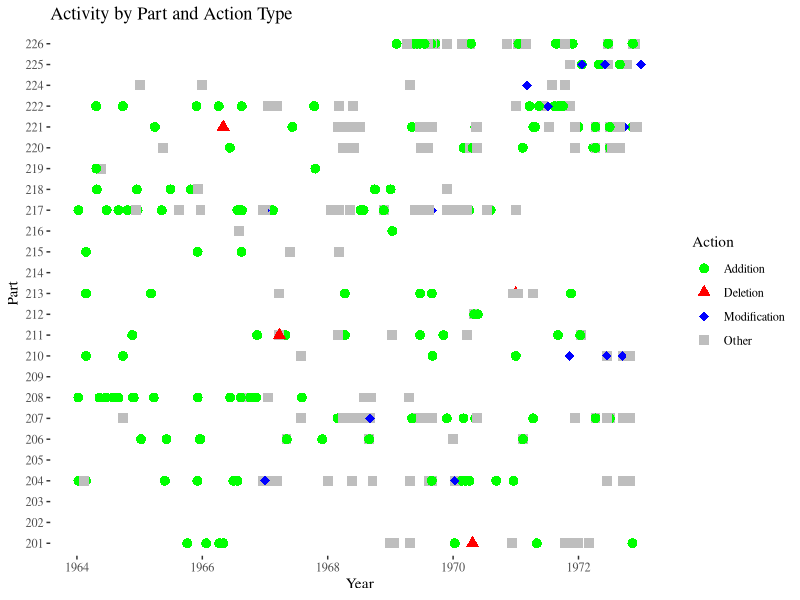
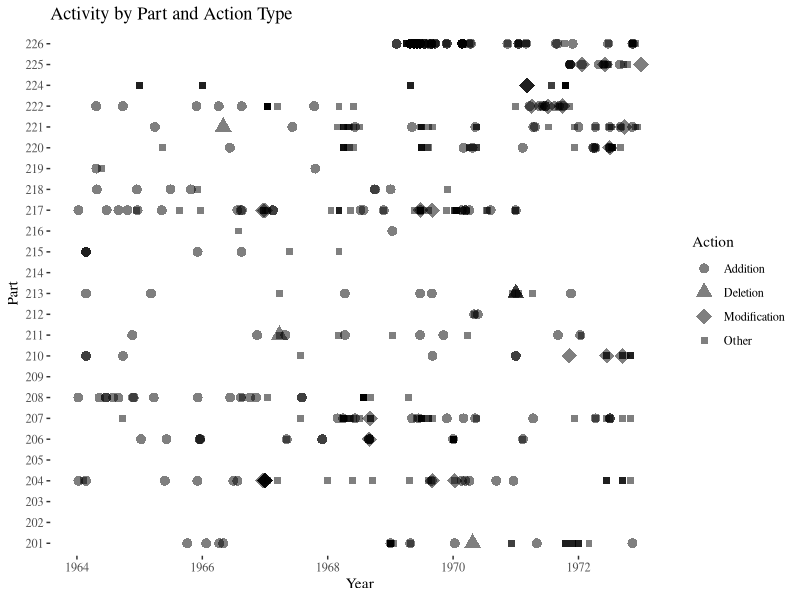
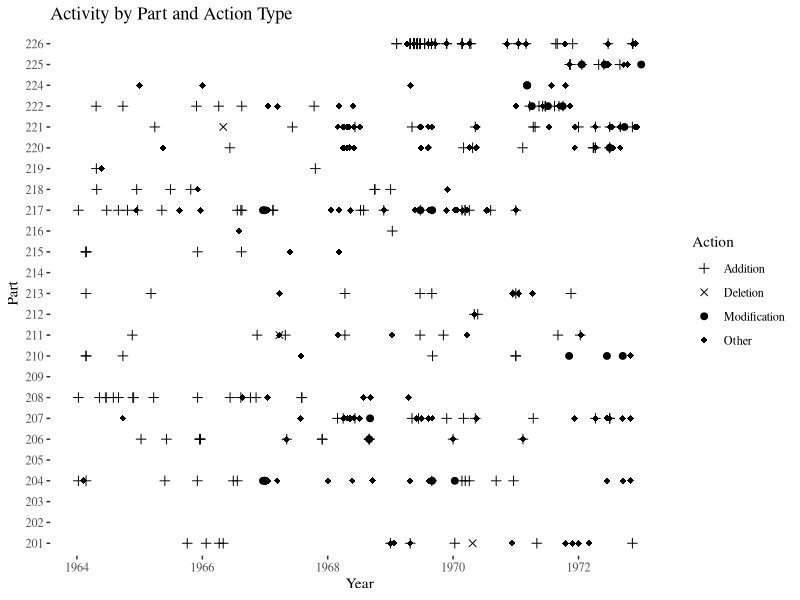

Source code (R) for these figures, in order:
library(tidyverse)
library(ggthemes)

# Read the data
d <- read_csv("cleaned_csv/1964_1972.csv")
regs <- read_csv("Federal_Reserve_Board_Regulations.csv") %>%
  filter(`Part Number` < 250)

# Separate Part Numbers and filter data
d2 <- d %>%
  separate(Part.Number, into = c("Part.Number.Start", "Part.Number.End"), sep = "-", remove = FALSE, fill = "right") %>%
  separate(Part.Number.Start, into = c("Part", "Subpart"), sep = "\\.", remove = FALSE, fill = "right")

# Add Action column to distinguish types of changes
d2 <- d2 %>%
  mutate(Action = case_when(
    str_detect(Change, regex("delete|removal|repeal", ignore_case = TRUE)) ~ "Deletion",
    str_detect(Change, regex("add|addition|new", ignore_case = TRUE)) ~ "Addition",
    str_detect(Change, regex("modify|amend|change", ignore_case = TRUE)) ~ "Modification",
    TRUE ~ "Other"
  ))

# Process activity data
activity <- d2 %>%
  mutate(Page = as.numeric(Page)) %>%
  group_by(Year) %>%
  transmute(Part.Number, Part, Page, approx_page_frac = Page / max(Page, na.rm = TRUE), Action) %>%
  filter(as.numeric(Part.Number) < 250, !is.na(Page))

# Create a list of all parts
all_parts <- sort(unique(c(activity$Part, regs$`Part Number`)))
activity$Part <- factor(activity$Part, levels = all_parts)

# Plot the data
option_1 <- 
  ggplot(activity, aes(x = Year + approx_page_frac, y = Part, color = Action, shape = Action)) +
  geom_point(size = 3) +
  theme_tufte() +
  ggtitle("Activity by Part and Action Type") +
  xlab("Year") +
  scale_y_discrete(limits = all_parts) +
  scale_color_manual(values = c("Addition" = "green", "Deletion" = "red", "Modification" = "blue", "Other" = "grey")) +
  scale_shape_manual(values = c("Addition" = 16, "Deletion" = 17, "Modification" = 18, "Other" = 15))

option_1

option_2 <- 
  ggplot(activity, aes(x = Year + approx_page_frac, y = Part, shape = Action, size = Action)) +
  geom_point(alpha = 0.5) +
  theme_tufte() +
  ggtitle("Activity by Part and Action Type") +
  xlab("Year") +
  scale_y_discrete(limits = all_parts) +
  scale_shape_manual(values = c("Addition" = 16, "Deletion" = 17, "Modification" = 18, "Other" = 15)) +
  scale_size_manual(values = c("Addition" = 3, "Deletion" = 4, "Modification" = 5, "Other" = 2))

option_2

option_3 <- 
  ggplot(activity, aes(x = Year + approx_page_frac, y = Part, shape = Action, size = Action)) +
  geom_point(size = 2) +
  theme_tufte() +
  ggtitle("Activity by Part and Action Type") +
  xlab("Year") +
  scale_y_discrete(limits = all_parts) +
  scale_shape_manual(values = c("Addition" = 3, "Deletion" = 4, "Modification" = 19, "Other" = 18))

option_3

# Get unique changes where Subpart is NA
unique_changes <- d2 %>%
  filter(is.na(Subpart)) %>%
  pull(Change) %>%
  unique()
